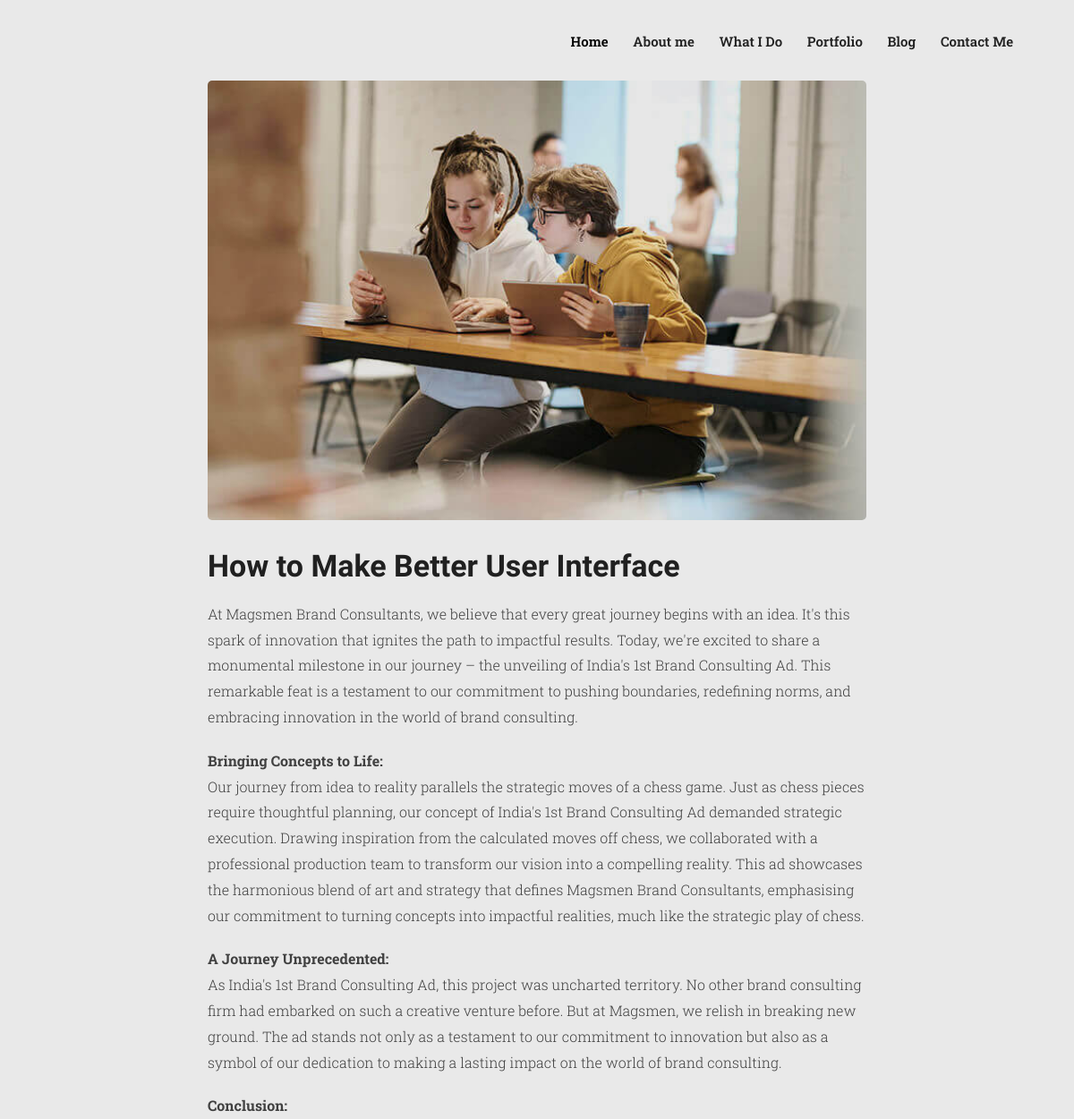
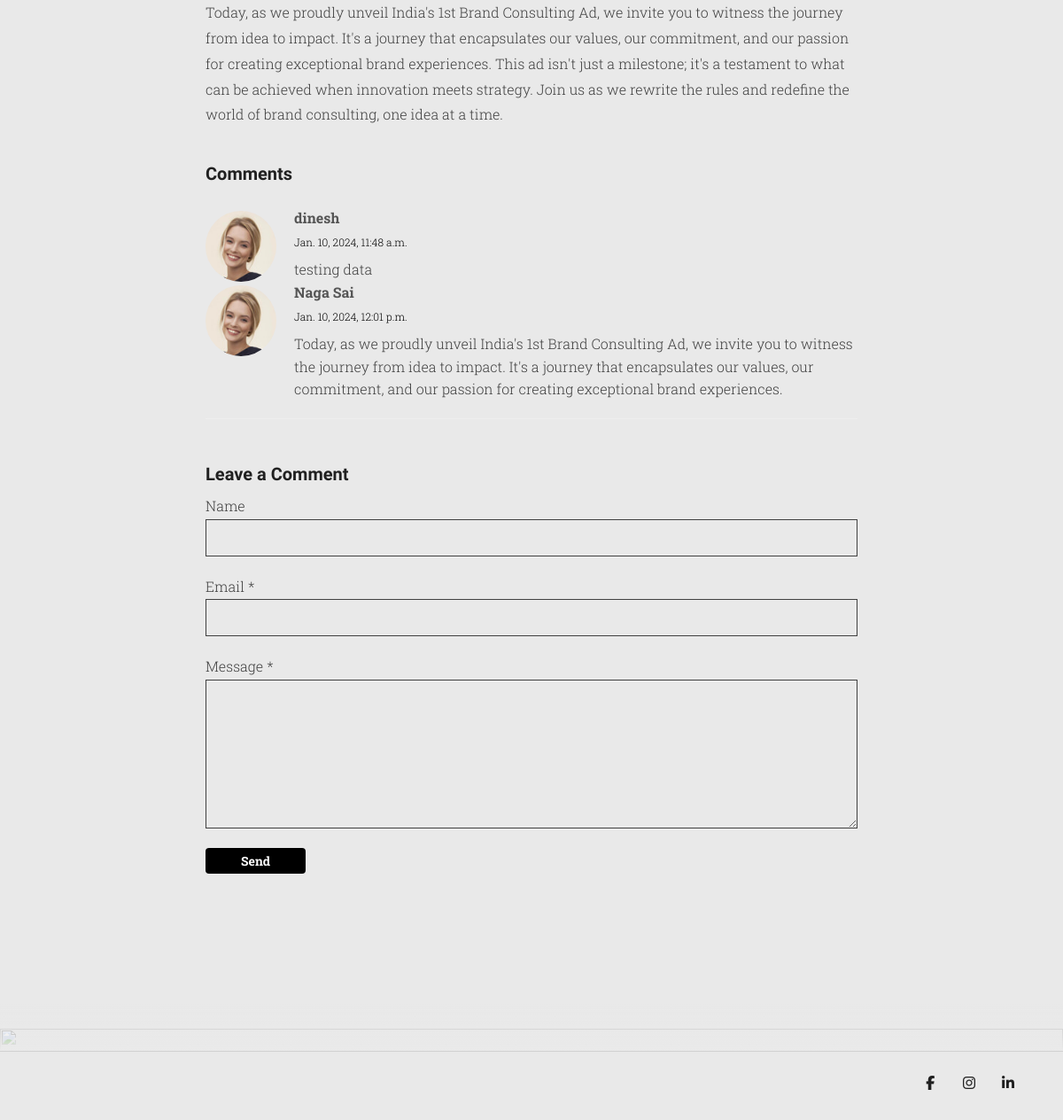
The app's page /article/1 with its own data (2 pictures, top to bottom).
### app1/models.py (models this page shows, shortened)
class Artical(models.Model):
    title = models.CharField(max_length=50,default=' ')
    img = models.ImageField(upload_to='artical/')
    Short_Discription = models.CharField(max_length=200,default=' ')
    Large_Discription = RichTextField()
    createdName = models.CharField(max_length=20,default='')
    createdAt = models.DateTimeField(default=datetime.now)

class Comment(models.Model):
    name = models.CharField(max_length=100)
    email = models.EmailField()
    message = models.CharField(max_length=100)
    createdAt = models.DateTimeField(default=datetime.now)

### app1/views.py (the view)
# urls.py: path('article/<int:id>', artical, name="article")
def artical(request,id):
    aArticle = Artical.objects.filter(id=id)
    aComments = Comment.objects.all()
    if request.method == 'POST':
        Name = request.POST.get('name','')
        Email = request.POST['email']
        Message = request.POST.get('message','')
        oComment = Comment(name=Name, email=Email, message= Message)
        oComment.save()
    return render(request,'article.html',{'article':aArticle,"comments":aComments})

### templates/article.html (shortened to what this page needs)
{% load static %}
<!DOCTYPE html>
<html lang="zxx">
<head>
    <link href="{% static 'css/bootstrap.min.css' %}" rel="stylesheet" type="text/css" id="bootstrap" />
    <link href="{% static 'css/plugins.css' %}" rel="stylesheet" type="text/css" />
    <link href="{% static 'css/style.css' %}" rel="stylesheet" type="text/css" />
    <link href="{% static 'css/custom-style-4.css' %}" rel="stylesheet" type="text/css" />
    <link href="{% static 'css/coloring.css' %}" rel="stylesheet" type="text/css" />
</head>
<body class="onepage">
    <div id="wrapper">
        <header class="transparent header-light">
            <div class="container">
                <div class="row">
                    <div class="col-md-12">
                        <div class="de-flex">
                            <div class="de-flex-col header-col-right">
                                <ul id="mainmenu">
                                    <li><a class="active" href="#top">Home</a></li>
                                    <li><a href="#section-about">About me</a></li>
                                    <li><a href="#section-services">What I Do</a></li>
                                    <li><a href="#section-portfolio">Portfolio</a></li>
                                    <li><a href="#section-blog">Blog</a></li>
                                    <li><a href="#section-contact">Contact Me</a></li>
                                </ul>
                            </div>
                        </div>
                    </div>
                </div>
            </div>
        </header>
        <section id="section-services" class="no-bottom">
            <div class="container">
                <div class="row">
                    <div class="col-md-8 offset-md-2">
                        {% for item in  article %}
                        <div class="blog-read">
                            <img alt="" src="/media/{{ item.img }}" class="img-fullwidth rounded">
                            <h2>{{item.title}}</h2>
                            <div class="post-text">
                            {{item.Large_Discription|safe }}
                            </div>
                        </div>
                        {% endfor %}
                        <div id="blog-comment">
                            <h4>Comments</h4>
                            <div class="spacer-half"></div>
                            <ol>
                                <li>
                                    {% for item in comments %}
                                    <div class="avatar">
                                        <img src="images/blog/avatar-1.jpg" alt=""></div>
                                    <div class="comment-info">
                                        <span class="c_name">{{ item.name }}</span>
                                        <span class="c_date id-color">{{ item.createdAt }}</span>
                                    </div>
                                    <div class="comment">{{ item.message }}</div>
                                    {% endfor %}
                                </li>
                            </ol>
                            <div class="spacer-single"></div>
                                <div id="comment-form-wrapper">
                                <h4>Leave a Comment</h4>
                                <div class="comment_form_holder">
                                    <form id="contact_form" name="form1" class="form-border" method="post">
                                        <label>Name</label>
                                        <input type="text" name="name" id="name" class="form-control">
                                        <label>Email <span class="req">*</span></label>
                                        <input type="text" name="email" id="email" class="form-control">
                                        <label>Message <span class="req">*</span></label>
                                        <textarea cols="10" rows="10" name="message" id="message" class="form-control"></textarea>
                                        <p id="btnsubmit">
                                            <input type="submit" id="send" value="Send" class="btn btn-main">
                                        </p>
                                    </form>
                                </div>
                            </div>
                        </div>
                    </div>
                </div>
            </div>
        </section>
        <section id="section-contact" class="jarallax">
            <div class="de-gradient-edge-top"></div>
            <img src="{% static 'images/background/l11.jpg' %}" class="jarallax-img" alt="">
            <div class="de-gradient-edge-bottom"></div>
        </section>
        </div>
        <footer>
            <div class="container">
                <div class="row">
                    <div class="col-md-6">
                    </div>
                    <div class="col-md-6">
                        <div class="social-icons">
                            <a href="https://m.facebook.com/dt7solutions"><i class="fa fa-facebook fa-lg"></i></a>
                            <a href="https://www.instagram.com/dt7solutions?igshid=OGQ5ZDc2ODk2ZA=="><i class="fa fa-instagram fa-lg"></i></a>
                            <a href="https://www.linkedin.com/in/dineshalla/" target='_blank'><i class="fa fa-linkedin fa-lg"></i></a>
                        </div>
                    </div>
                </div>
            </div>
        </footer>
</body>
</html>

### static/css/custom-style-4.css (style rules this page uses)
* { --title-font: "Urbanist", Helvetica, Arial, sans-serif; --body-font: "Roboto Slab", Helvetica, Arial, sans-serif; }
body { font-size: 16px; color: #404040; background: #E9E9E9; font-weight: 300; }
.de-gradient-edge-top { background: linear-gradient(180deg, rgba(233, 233, 233,1) 0%, rgba(233, 233, 233,0) 100%); }
.de-gradient-edge-bottom { background: linear-gradient(0deg, rgba(233, 233, 233,1) 0%, rgba(233, 233, 233,0) 100%); }
.form-border input[type=text], .form-border input[type=email], .form-border textarea, .form-underline input[type=email], .form-border input[type=password], .form-border input[type=date], .form-border select { border-color: #404040; }
h1,h2,h3,h4,h5,h6, .h1 { font-weight: 800; }
h5.s1, .list_location li span, { font-family: var(--body-font); }
header { border: none !important; }
#mainmenu { font-family: var(--body-font); font-size: 15px; }
section { background: #E9E9E9; }

### templates/article.html (style rules this page uses)
:root { --primary-color: #000000; --primary-color-rgb: 0,0,0; }

### records on screen
Artical: img (picture), title "How to Make Better User Interface", Large_Discription "At Magsmen Brand Consultants, we believe that every great journey begins with an idea. It's this spark of innovation that ignites the path to impactful results. Today, we're excited to share a monumental milestone in our journey – the unveiling of India's 1st Brand Consulting Ad. This remarkable feat is a testament to our commitment to pushing boundaries, redefining norms, and embracing innovation in the world of brand consulting. Bringing Concepts to Life: Our journey from idea to reality parallels the strategic moves of a chess game. Just as chess pieces require thoughtful planning, our concept of India's 1st Brand Consulting Ad demanded strategic execution. Drawing inspiration from the…"
Comment: name "dinesh", createdAt "Jan. 10, 2024, 11:48 a.m.", message "testing data"
Comment: name "Naga Sai", createdAt "Jan. 10, 2024, 12:01 p.m.", message "Today, as we proudly unveil India's 1st Brand Consulting Ad, we invite you to witness the journey from idea to impact. It's a journey that encapsulates our values, our commitment, and our passion for creating exceptional brand experiences."
